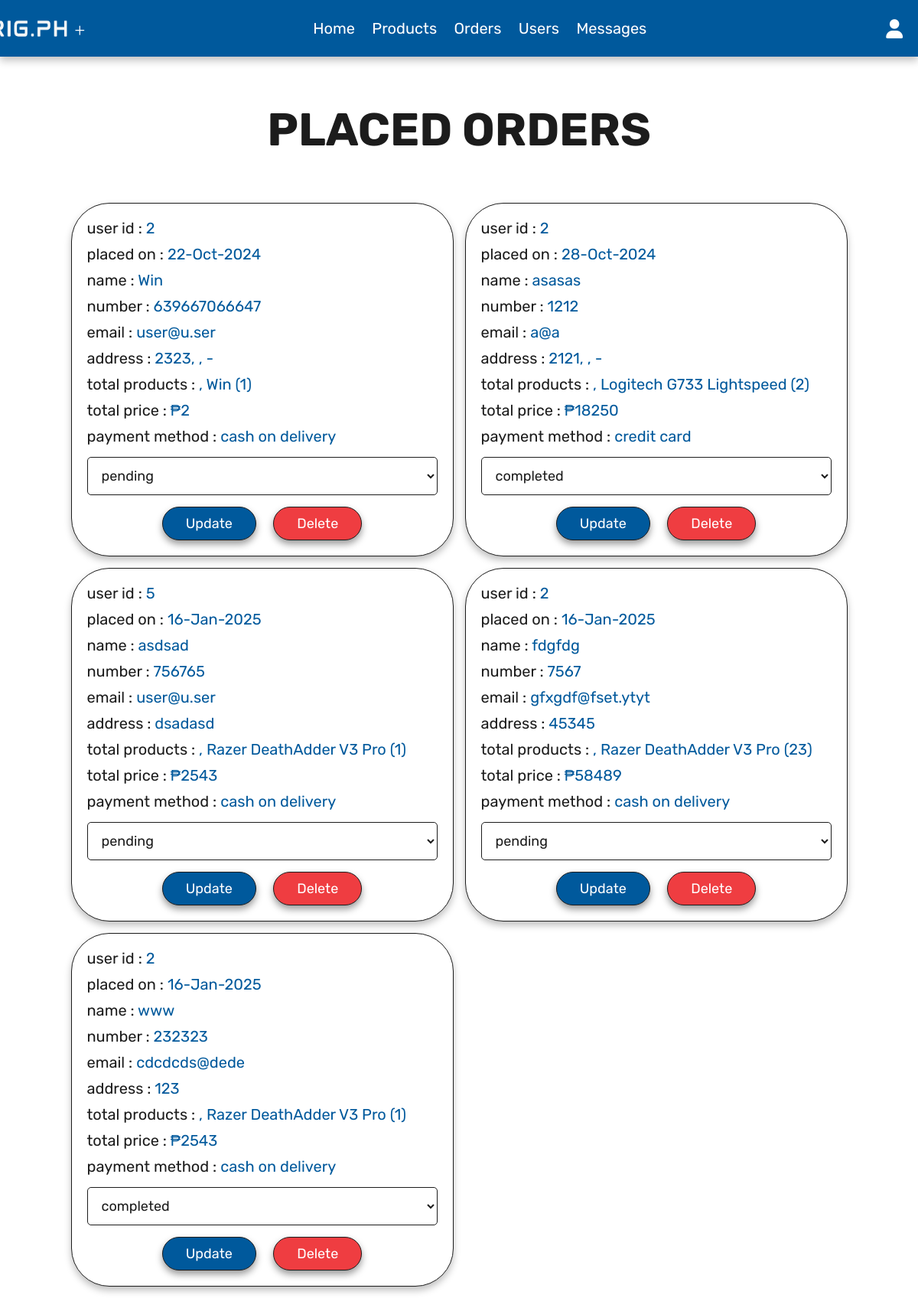
Page /admin_orders.php (signed in) on the committed database.
### tables this page shows
CREATE TABLE `orders` (
  `id` int(100) NOT NULL,
  `user_id` int(100) NOT NULL,
  `name` varchar(100) NOT NULL,
  `number` varchar(12) NOT NULL,
  `email` varchar(100) NOT NULL,
  `method` varchar(50) NOT NULL,
  `address` varchar(500) NOT NULL,
  `total_products` varchar(1000) NOT NULL,
  `total_price` int(100) NOT NULL,
  `placed_on` varchar(50) NOT NULL,
  `payment_status` varchar(20) NOT NULL DEFAULT 'pending'
);

### admin_orders.php (the view, shortened to what this page needs)
<?php
include 'config.php';
?>
<!DOCTYPE html>
<html lang="en">
<head>
   <link rel="stylesheet" href="https://cdnjs.cloudflare.com/ajax/libs/font-awesome/6.0.0/css/all.min.css">
   <link rel="stylesheet" href="css/admin_styles.css">
</head>
<body>
<?php include 'admin_header.php'; ?>
<section class="orders">
   <h1 class="title">placed orders</h1>
   <div class="box-container">
      <?php
      $select_orders = mysqli_query($conn, "SELECT * FROM `orders`") or die('query failed');
      if(mysqli_num_rows($select_orders) > 0){
         while($fetch_orders = mysqli_fetch_assoc($select_orders)){
      ?>
      <div class="box">
         <p> user id : <span><?php echo $fetch_orders['user_id']; ?></span> </p>
         <p> placed on : <span><?php echo $fetch_orders['placed_on']; ?></span> </p>
         <p> name : <span><?php echo $fetch_orders['name']; ?></span> </p>
         <p> number : <span><?php echo $fetch_orders['number']; ?></span> </p>
         <p> email : <span><?php echo $fetch_orders['email']; ?></span> </p>
         <p> address : <span><?php echo $fetch_orders['address']; ?></span> </p>
         <p> total products : <span><?php echo $fetch_orders['total_products']; ?></span> </p>
         <p> total price : <span>₱<?php echo $fetch_orders['total_price']; ?></span> </p>
         <p> payment method : <span><?php echo $fetch_orders['method']; ?></span> </p>
         <form action="" method="post">
            <select name="update_payment">
               <option value="" selected disabled><?php echo $fetch_orders['payment_status']; ?></option>
            </select>
            <input type="submit" value="update" name="update_order" class="option-btn">
            <a href="admin_orders.php?delete=<?php echo $fetch_orders['id']; ?>" onclick="return confirm('delete this order?');" class="delete-btn">delete</a>
         </form>
      </div>
      <?php
         }
      }else{
         echo '<p class="empty">no orders placed yet!</p>';
      }
      ?>
   </div>
</section>
</body>
</html>

### css/admin_styles.css (style rules this page uses)
:root { --red:#ef3d41; --mainy: #ffff00; --orange:#f39c12; --light-color:#666; --light-white:#ccc; --black:#1c1c1c; --third: #ffffff; --sub: #ffffff; --main: #00599c; --border:.1rem solid var(--black); --box-shadow:0 .5rem 1rem rgba(0,0,0, .25); --shadow-more:0 .5rem 1rem rgba(0,0,0, .4); --shadow-most:0 .5rem 1rem rgba(0,0,0, 2); --text-shadow: .1rem .1rem rgba(0,0,0, 2); }
* { font-family: 'Rubik', sans-serif; margin:0; padding:0; box-sizing: border-box; outline: none; border:none; text-decoration: none; transition:all .2s linear; }
html { font-size: 62.5%; overflow-x: hidden; }
body { background-color: var(--sub); }
section { padding:3rem 2rem; }
.title { text-align: center; margin-top: 3rem; margin-bottom: 6rem; text-transform: uppercase; color:var(--black); font-size: 6rem; }
.btn, .option-btn, .delete-btn, .white-btn { display: inline-block; margin-top: 1rem; padding:1rem 3rem; cursor: pointer; color:var(--sub); font-size: 1.8rem; border-radius: 3rem; text-transform: capitalize; box-shadow: var(--shadow-more); border:var(--border); margin-left: 1rem; margin-right: 1rem; }
.option-btn { background-color: var(--main); }
.delete-btn { background-color: var(--red); }
.orders .box-container { display: grid; grid-template-columns: repeat(auto-fit, 50rem); justify-content: center; gap:1.5rem; max-width: 1200px; margin:0 auto; align-items: flex-start; }
.orders .box-container .box { background-color: var(--sub); padding:2rem; border:var(--border); box-shadow: var(--box-shadow); border-radius: 5rem; }
.orders .box-container .box p { padding-bottom: 1rem; font-size: 2rem; color:var(--black); }
.orders .box-container .box p span { color:var(--main); }
.orders .box-container .box form { text-align: center; }
.orders .box-container .box form select { border-radius: .5rem; margin:.5rem 0; width: 100%; background-color: var(--sub); border:var(--border); padding:1.2rem 1.4rem; font-size: 1.8rem; color:var(--black); }

### rows in the picture
orders: user "2", placed_on "22-Oct-2024", name "Win", number "639667066647", email "user@u.ser", address "2323, , -", total_products ", Win (1)", total_price "2", method "cash on delivery", update_payment "pending"
orders: user "2", placed_on "28-Oct-2024", name "asasas", number "1212", email "a@a", address "2121, , -", total_products ", Logitech G733 Lightspeed (2)", total_price "18250", method "credit card", update_payment "completed"
orders: user "5", placed_on "16-Jan-2025", name "asdsad", number "756765", email "user@u.ser", address "dsadasd", total_products ", Razer DeathAdder V3 Pro (1)", total_price "2543", method "cash on delivery", update_payment "pending"
orders: user "2", placed_on "16-Jan-2025", name "fdgfdg", number "7567", email "gfxgdf@fset.ytyt", address "45345", total_products ", Razer DeathAdder V3 Pro (23)", total_price "58489", method "cash on delivery", update_payment "pending"
orders: user "2", placed_on "16-Jan-2025", name "www", number "232323", email "cdcdcds@dede", address "123", total_products ", Razer DeathAdder V3 Pro (1)", total_price "2543", method "cash on delivery", update_payment "completed"
